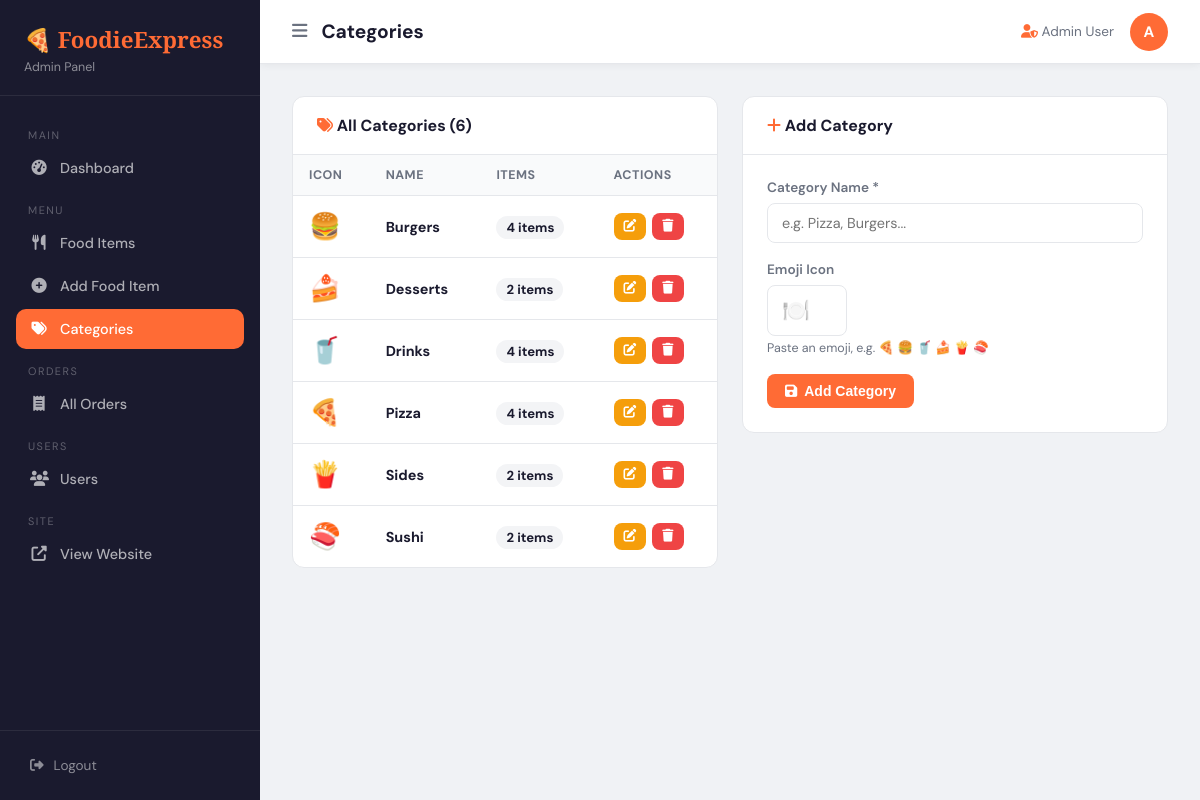
/admin/manage-categories.php (signed in), run on the app's committed database.
### tables this page shows
CREATE TABLE IF NOT EXISTS categories (
    id          INT AUTO_INCREMENT PRIMARY KEY,
    name        VARCHAR(100) NOT NULL,
    icon        VARCHAR(10)  DEFAULT '🍽️',
    created_at  TIMESTAMP    DEFAULT CURRENT_TIMESTAMP
);

### includes/config.php (called while the page is built, shortened)
<?php
function e($str) {
    return htmlspecialchars($str, ENT_QUOTES, 'UTF-8');
}
?>

### admin/manage-categories.php (the view, shortened to what this page needs)
<?php
$pageTitle = 'Categories';
require_once 'includes/admin-header.php';
$db = getDB();
$editCat = null;
$categories = $db->query("
    SELECT c.*, COUNT(p.id) AS product_count
    FROM categories c
    LEFT JOIN products p ON p.category_id = c.id
    GROUP BY c.id
    ORDER BY c.name
")->fetchAll();
?>
<div style="display:grid;grid-template-columns:1fr 1fr;gap:24px;align-items:start;">
    <div class="admin-card">
        <div class="admin-card-header">
            <h3><i class="fas fa-tags" style="color:var(--primary);"></i> All Categories (<?= count($categories) ?>)</h3>
        </div>
        <div style="overflow-x:auto;">
            <table class="admin-table">
                <thead>
                    <tr><th>Icon</th><th>Name</th><th>Items</th><th>Actions</th></tr>
                </thead>
                <tbody>
                <?php foreach ($categories as $cat): ?>
                <tr>
                    <td style="font-size:1.6rem;"><?= $cat['icon'] ?></td>
                    <td><b><?= htmlspecialchars($cat['name']) ?></b></td>
                    <td>
                        <span style="background:#f3f4f6;padding:3px 10px;border-radius:50px;font-size:0.82rem;font-weight:700;">
                            <?= $cat['product_count'] ?> items
                        </span>
                    </td>
                    <td>
                        <div style="display:flex;gap:6px;">
                            <a href="?edit=<?= $cat['id'] ?>" class="btn btn-warning btn-sm btn-icon" title="Edit">
                                <i class="fas fa-edit"></i>
                            </a>
                            <button onclick="confirmDelete('manage-categories.php?delete=<?= $cat['id'] ?>', '<?= htmlspecialchars(addslashes($cat['name'])) ?>')"
                                    class="btn btn-danger btn-sm btn-icon" title="Delete">
                                <i class="fas fa-trash"></i>
                            </button>
                        </div>
                    </td>
                </tr>
                <?php endforeach; ?>
                </tbody>
            </table>
        </div>
    </div>
    <div class="admin-card">
        <div class="admin-card-header">
            <h3><i class="fas fa-<?= $editCat ? 'edit' : 'plus' ?>" style="color:var(--primary);"></i>
                <?= $editCat ? 'Edit Category' : 'Add Category' ?>
            </h3>
        </div>
        <div class="admin-card-body">
            <form method="POST">
                <div class="form-group">
                    <label>Category Name *</label>
                    <input type="text" name="name" class="form-control"
                           value="<?= htmlspecialchars($editCat['name'] ?? '') ?>"
                           placeholder="e.g. Pizza, Burgers..." required>
                </div>
                <div class="form-group">
                    <label>Emoji Icon</label>
                    <input type="text" name="icon" class="form-control"
                           value="<?= htmlspecialchars($editCat['icon'] ?? '🍽️') ?>"
                           placeholder="🍕" maxlength="5"
                           style="font-size:1.4rem;width:80px;">
                    <p class="form-hint">Paste an emoji, e.g. 🍕 🍔 🥤 🍰 🍟 🍣</p>
                </div>
                <button type="submit" class="btn btn-primary">
                    <i class="fas fa-save"></i> <?= $editCat ? 'Update' : 'Add Category' ?>
                </button>
            </form>
        </div>
    </div>
</div>
<?php require_once 'includes/admin-footer.php'; ?>

### admin/includes/admin-header.php (shortened to what this page needs)
<?php
require_once __DIR__ . '/../../includes/config.php';
$currentPage = basename($_SERVER['PHP_SELF'], '.php');
?>
<!DOCTYPE html>
<html lang="en">
<head>
    <link rel="stylesheet" href="<?= SITE_URL ?>/admin/css/admin-style.css">
    <link rel="stylesheet" href="https://cdnjs.cloudflare.com/ajax/libs/font-awesome/6.5.0/css/all.min.css">
</head>
<body>
<div class="admin-layout">
<aside class="sidebar" id="sidebar">
    <div class="sidebar-logo">
        <h2>🍕 FoodieExpress</h2>
        <p>Admin Panel</p>
    </div>
    <nav class="sidebar-nav">
        <div class="nav-section-title">Main</div>
        <a href="<?= SITE_URL ?>/admin/index.php" class="<?= $currentPage==='index' ? 'active' : '' ?>">
            <i class="fas fa-tachometer-alt"></i> Dashboard
        </a>
        <div class="nav-section-title">Menu</div>
        <a href="<?= SITE_URL ?>/admin/manage-food.php" class="<?= $currentPage==='manage-food' ? 'active' : '' ?>">
            <i class="fas fa-utensils"></i> Food Items
        </a>
        <a href="<?= SITE_URL ?>/admin/add-food.php" class="<?= $currentPage==='add-food' ? 'active' : '' ?>">
            <i class="fas fa-plus-circle"></i> Add Food Item
        </a>
        <a href="<?= SITE_URL ?>/admin/manage-categories.php" class="<?= $currentPage==='manage-categories' ? 'active' : '' ?>">
            <i class="fas fa-tags"></i> Categories
        </a>
        <div class="nav-section-title">Orders</div>
        <a href="<?= SITE_URL ?>/admin/manage-orders.php" class="<?= $currentPage==='manage-orders' ? 'active' : '' ?>">
            <i class="fas fa-receipt"></i> All Orders
        </a>
        <div class="nav-section-title">Users</div>
        <a href="<?= SITE_URL ?>/admin/manage-users.php" class="<?= $currentPage==='manage-users' ? 'active' : '' ?>">
            <i class="fas fa-users"></i> Users
        </a>
        <div class="nav-section-title">Site</div>
        <a href="<?= SITE_URL ?>/index.php" target="_blank">
            <i class="fas fa-external-link-alt"></i> View Website
        </a>
    </nav>
    <div class="sidebar-footer">
        <a href="<?= SITE_URL ?>/logout.php">
            <i class="fas fa-sign-out-alt"></i> Logout
        </a>
    </div>
</aside>
<div class="admin-main">
    <header class="admin-header">
        <div style="display:flex;align-items:center;gap:14px;">
            <button id="sidebarToggle" style="background:none;border:none;cursor:pointer;font-size:1.1rem;color:var(--text-muted);" onclick="document.getElementById('sidebar').classList.toggle('open')">
                <i class="fas fa-bars"></i>
            </button>
            <h1><?= isset($pageTitle) ? e($pageTitle) : 'Dashboard' ?></h1>
        </div>
        <div class="header-right">
            <span style="font-size:0.85rem;color:var(--text-muted);">
                <i class="fas fa-user-shield" style="color:var(--primary);"></i>
                <?= e($_SESSION['user_name'] ?? 'Admin') ?>
            </span>
            <div class="admin-avatar"><?= strtoupper(substr($_SESSION['user_name'] ?? 'A', 0, 1)) ?></div>
        </div>
    </header>
    <div class="admin-content">

### admin/includes/admin-footer.php (shortened to what this page needs)
    </div>
</div>
</div>
</body>
</html>

### admin/css/admin-style.css (style rules this page uses)
:root { --primary: #ff6b35; --sidebar-bg: #1a1a2e; --sidebar-w: 260px; --header-h: 64px; --bg: #f0f2f5; --card-bg: #ffffff; --text: #1a1a2e; --text-muted: #6b7280; --border: #e5e7eb; --success: #10b981; --danger: #ef4444; --warning: #f59e0b; --info: #3b82f6; --radius: 12px; }
*, *::before, *::after { box-sizing: border-box; margin: 0; padding: 0; }
body { font-family: 'DM Sans', sans-serif; background: var(--bg); color: var(--text); }
a { text-decoration: none; color: inherit; }
.admin-layout { display: flex; min-height: 100vh; }
.sidebar { width: var(--sidebar-w); background: var(--sidebar-bg); min-height: 100vh; position: fixed; top: 0; left: 0; display: flex; flex-direction: column; z-index: 100; transition: transform 0.3s; }
.sidebar-logo { padding: 24px 24px 20px; border-bottom: 1px solid rgba(255,255,255,0.08); }
.sidebar-logo h2 { font-family: 'Playfair Display', serif; color: var(--primary); font-size: 1.4rem; }
.sidebar-logo p { color: rgba(255,255,255,0.5); font-size: 0.78rem; margin-top: 4px; }
.sidebar-nav { padding: 20px 16px; flex: 1; }
.nav-section-title { font-size: 0.68rem; text-transform: uppercase; letter-spacing: 1.5px; color: rgba(255,255,255,0.3); padding: 12px 12px 6px; }
.sidebar-nav a { display: flex; align-items: center; gap: 12px; padding: 11px 14px; border-radius: 10px; color: rgba(255,255,255,0.65); font-size: 0.9rem; font-weight: 500; margin-bottom: 3px; transition: all 0.2s; }
.sidebar-nav a.active { background: var(--primary); color: #fff; }
.sidebar-nav a i { width: 18px; text-align: center; font-size: 0.95rem; }
.sidebar-footer { padding: 16px; border-top: 1px solid rgba(255,255,255,0.08); }
.sidebar-footer a { display: flex; align-items: center; gap: 10px; color: rgba(255,255,255,0.5); font-size: 0.85rem; padding: 10px 14px; border-radius: 10px; transition: all 0.2s; }
.admin-main { margin-left: var(--sidebar-w); flex: 1; display: flex; flex-direction: column; min-height: 100vh; }
.admin-header { position: sticky; top: 0; background: var(--card-bg); border-bottom: 1px solid var(--border); padding: 0 32px; height: var(--header-h); display: flex; align-items: center; justify-content: space-between; z-index: 50; box-shadow: 0 1px 8px rgba(0,0,0,0.06); }
.admin-header h1 { font-size: 1.2rem; font-weight: 700; }
.header-right { display: flex; align-items: center; gap: 16px; }
.admin-avatar { width: 38px; height: 38px; background: var(--primary); border-radius: 50%; display: flex; align-items: center; justify-content: center; color: #fff; font-weight: 700; font-size: 0.95rem; }
.admin-content { padding: 32px; flex: 1; }
.admin-card { background: var(--card-bg); border-radius: var(--radius); border: 1px solid var(--border); overflow: hidden; margin-bottom: 24px; }
.admin-card-header { padding: 18px 24px; border-bottom: 1px solid var(--border); display: flex; align-items: center; justify-content: space-between; flex-wrap: wrap; gap: 12px; }
.admin-card-header h3 { font-size: 1rem; font-weight: 700; }
.admin-card-body { padding: 24px; }
.admin-table { width: 100%; border-collapse: collapse; }
.admin-table th { padding: 12px 16px; text-align: left; font-size: 0.78rem; font-weight: 700; text-transform: uppercase; letter-spacing: 0.5px; color: var(--text-muted); background: #f9fafb; border-bottom: 1px solid var(--border); }
.admin-table td { padding: 14px 16px; font-size: 0.9rem; border-bottom: 1px solid var(--border); vertical-align: middle; }
.admin-table tr:last-child td { border-bottom: none; }
.btn { display: inline-flex; align-items: center; gap: 7px; padding: 9px 18px; border-radius: 8px; font-size: 0.875rem; font-weight: 600; border: none; cursor: pointer; transition: all 0.2s; text-decoration: none; }
.btn-primary { background: var(--primary); color: #fff; }
.btn-danger { background: var(--danger); color: #fff; }
.btn-warning { background: var(--warning); color: #fff; }
.btn-sm { padding: 6px 12px; font-size: 0.8rem; }
.btn-icon { padding: 7px 10px; }
.form-group { margin-bottom: 18px; }
.form-group label { display: block; font-size: 0.85rem; font-weight: 600; color: var(--text-muted); margin-bottom: 7px; }
.form-control { width: 100%; padding: 10px 14px; border: 1.5px solid var(--border); border-radius: 8px; font-size: 0.9rem; font-family: inherit; background: #fff; color: var(--text); outline: none; transition: border-color 0.2s; }
.form-hint { font-size: 0.78rem; color: var(--text-muted); margin-top: 4px; }

### data on the page
categories: icon "🍔", name "Burgers", product_count "4"
categories: icon "🍰", name "Desserts", product_count "2"
categories: icon "🥤", name "Drinks", product_count "4"
categories: icon "🍕", name "Pizza", product_count "4"
categories: icon "🍟", name "Sides", product_count "2"
categories: icon "🍣", name "Sushi", product_count "2"

### other printed values
$pageTitle "Categories"
$_SESSION['user_name'] "Admin User"
substr($_SESSION['user_name'] ?? 'A', 0, 1) "A"
count($categories) "6"
